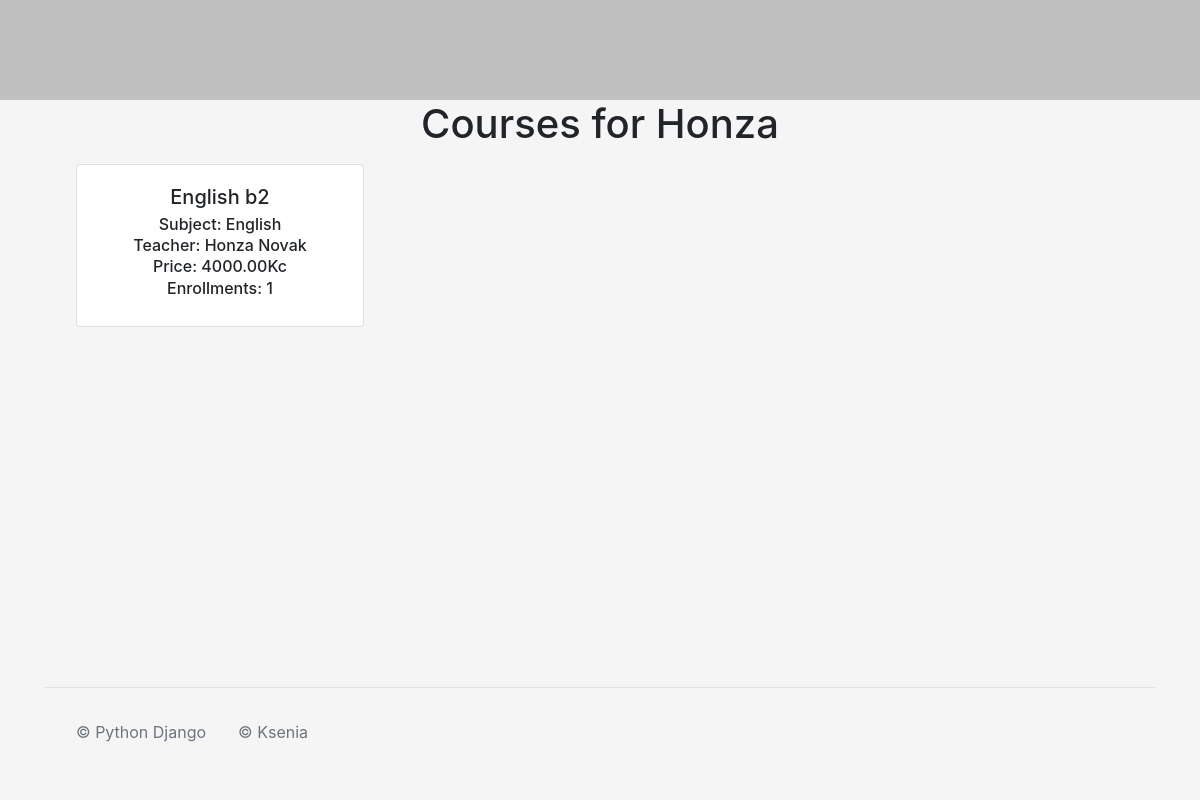
The app's page /teachCourses/2, older data.
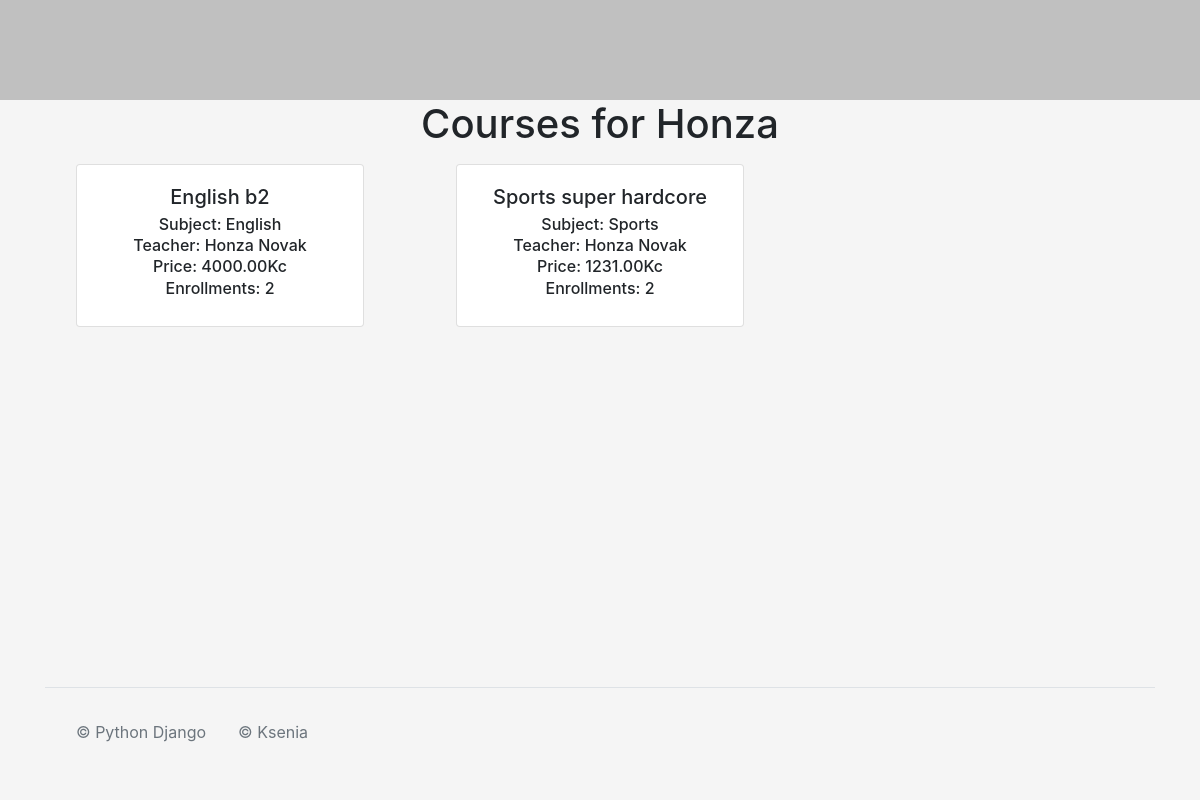
The same page, newer data.
### CoursesApp/models.py (models this page shows)
class Course(models.Model):
    Name = models.CharField(max_length=100, unique=True)
    Subject = models.ForeignKey(Subject, on_delete=models.PROTECT)
    Teacher = models.ForeignKey(Teacher, on_delete=models.PROTECT)
    Info = models.CharField(max_length=200)
    Price = models.DecimalField(max_digits=10, decimal_places=2, blank=True, null=True)

class Subject(models.Model):
    Name = models.CharField(max_length=60, unique=True)

class Teacher(models.Model):
    Username = models.CharField(max_length=30, unique=True)
    Password = models.CharField(max_length=64)
    Name = models.CharField(max_length=60)
    Surname = models.CharField(max_length=60)
    Photo = models.ImageField(upload_to="images/", blank=True, null=True)
    Bio = models.CharField(max_length=200)

### CoursesApp/views.py (the view)
# urls.py: path("teachCourses/<int:teacher_id>", views.TeachCourses, name="teachCourses")
def TeachCourses(request, teacher_id):
    teacher = Teacher.objects.get(id=teacher_id)
    courses = Course.objects.filter(Teacher=teacher)
    for course in courses:
        course.enrollment_count = Enrollment.objects.filter(Course=course).count()
    return render(request, "teachCourses.html", {"courses": courses, "teacher": teacher})

### CoursesApp/templates/teachCourses.html (shortened to what this page needs)
{% load static %}
<!DOCTYPE html>
<html>
  <head>
    <link href="https://cdn.jsdelivr.net/npm/bootstrap@5.2.3/dist/css/bootstrap.min.css" rel="stylesheet" />
    <link rel="stylesheet" href="https://cdn.jsdelivr.net/npm/bootstrap@4.0.0/dist/css/bootstrap.min.css" />
    <link rel="stylesheet" type="text/css" href="{% static 'css/style.css' %}" />
    <link rel="stylesheet" href="https://cdnjs.cloudflare.com/ajax/libs/font-awesome/6.4.0/css/all.min.css" />
  </head>
  <body style="min-width: 450px; " class="d-flex flex-column min-vh-100">
    <nav class="navbar bg-body-tertiary d-flex justify-content-center" style="background-color: rgb(192, 192, 192); height: 100px;">
      <div style="position: relative; top: -2px; z-index: 1;">
      </div>
    </nav>
    <h1 style="align-self: center;">Courses for {{ teacher.Name }}</h1>
    <div class="container mt-2">
      <div class="row g-2">
        {% for course in courses %}
          <div class="col-xl-4 col-md-6 col-sm-12 text-center" style="display: flex; flex-direction: row; justify-content: center;">
            <div class="card" style="width: 18rem;">
              <a href="{% url 'course' course_id=course.id %}" style=" color: inherit;
              text-decoration: inherit;">
                <div class="card-body">
                  <h5 class="card-title">{{ course.Name }}</h5>
                  <h6 class="card-subtitle mb-2 text-body-secondary">Subject: {{ course.Subject.Name }}</h6>
                  <h6 class="card-subtitle mb-2 text-body-secondary">Teacher: {{ course.Teacher.Name }} {{ course.Teacher.Surname }}</h6>
                  <h6 class="card-subtitle mb-2 text-body-secondary">Price: {{ course.Price }}Kc</h6>
                  <h6 class="card-subtitle mb-2 text-body-secondary">Enrollments: {{ course.enrollment_count }}</h6>
                </div>
              </a>
            </div>
          </div>
        {% endfor %}
      </div>
    </div>
    <div class="container mt-auto" style=" bottom: 0; ">
      <footer class="d-flex flex-wrap justify-content-center justify-content-md-between align-items-center py-3 my-4 border-top">
        <div class="col-md-4 d-flex align-items-center">
          <span class="m-3 text-muted">© Python Django</span>
          <span class="m-3 text-muted">© Ksenia</span>
        </div>
      </footer>
    </div>
  </body>
</html>

Row changes from the older to the newer data that the page shows:
computed for Course "English b2": enrollment_count "1" → "2"
added Course: Name "Sports super hardcore", Subject.Name "Sports", Teacher.Name "Honza", Teacher.Surname "Novak", Price "1231.00", enrollment_count "2"
